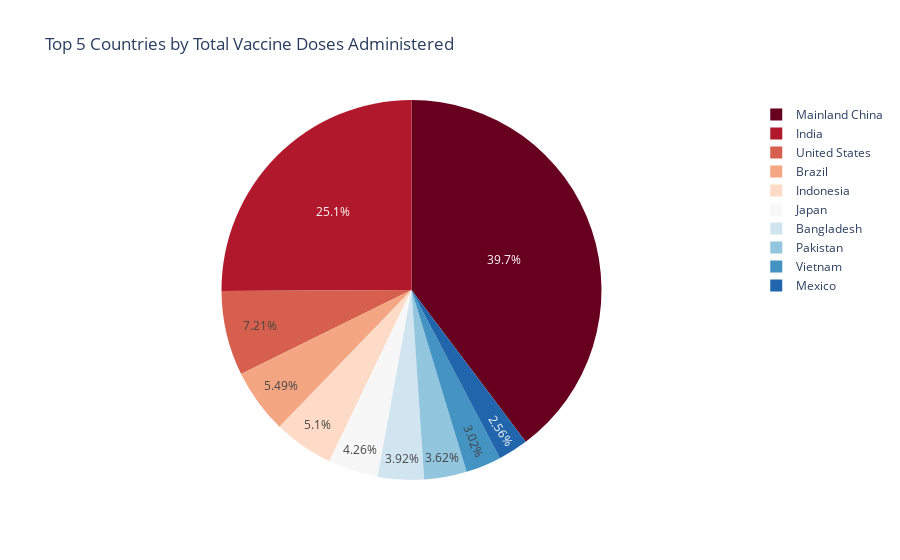

This figure's notebook cell:
### Code cell
top5 = df1.sort_values("Total doses administered", ascending=False).head(10)

# Plot Pie Chart

fig = px.pie(top5, names="Country", values="Total doses administered", title="Top 5 Countries by Total Vaccine Doses Administered",
color_discrete_sequence=px.colors.sequential.RdBu)

fig.show()
fig.write_image("pie_chart.png")

display(Image("pie_chart.png"))

### Figure 1 — Plotly figure (JSON) as saved in the notebook; plotly's stock layout.template omitted (floating-point values rounded to 4 significant figures)
{"data": [{"domain": {"x": [0, 1], "y": [0, 1]}, "hovertemplate": "Country=%{label}<br>Total doses administered=%{value}<extra></extra>", "labels": ["Mainland China", "India", "United States", "Brazil", "Indonesia", "Japan", "Bangladesh", "Pakistan", "Vietnam", "Mexico"], "legendgroup": "", "name": "", "showlegend": true, "type": "pie", "values": [3488058000, 2201655453, 632905664, 482332527, 447461191, 374040614, 344352422, 317696373, 265336568, 225063079]}], "layout": {"legend": {"tracegroupgap": 0}, "piecolorway": ["rgb(103,0,31)", "rgb(178,24,43)", "rgb(214,96,77)", "rgb(244,165,130)", "rgb(253,219,199)", "rgb(247,247,247)", "rgb(209,229,240)", "rgb(146,197,222)", "rgb(67,147,195)", "rgb(33,102,172)", "rgb(5,48,97)"], "title": {"text": "Top 5 Countries by Total Vaccine Doses Administered"}}}
